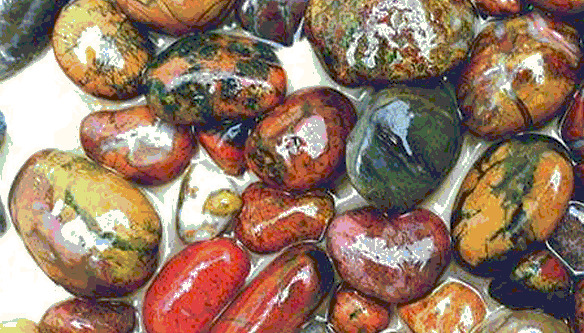
%> input picture 1/src/rock.jpg, 584 x 333 px
$ octave pr1_2.m   (GNU Octave 9; MATLAB toolbox functions it lacks are replaced by stand-ins)
%> lines starting %> are read from the running program, lines starting %| are printed output that depends on the picture; in (x1, y1, x2, y2) boxes, pixels count from 0 and x2, y2 are one past the last pixel; in counts of white or black regions, pixels touching at a corner belong together; the program's own positions count from 1
img = imread('rock.jpg');
%> img is the input picture: size 333x584x3 uint8; mean R, G, B 149.5, 121.1, 101.5

I =  im2double(rgb2gray(img));
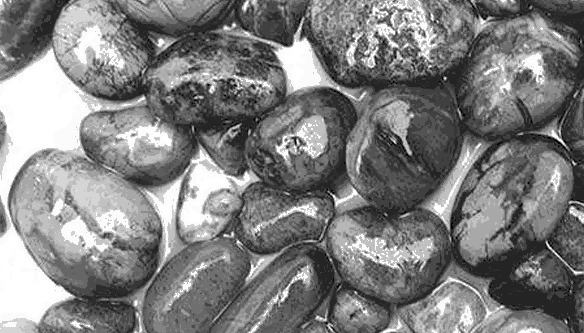
%> I: size 333x584 double; min 0, max 1, mean 0.5
level = graythresh(I); % Автоматичне визначення порогу методом Отсу
%> level = 0.561
BW = imbinarize(I, level);
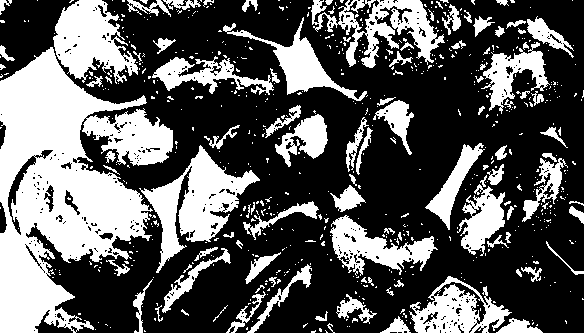
%> BW: size 333x584 logical; 35.9% white; 667 white regions (566 under 20 px), largest, box (x1, y1, x2, y2) and area: (0, 47, 173, 333) 26362, (139, 145, 260, 273) 5381, (53, 0, 138, 84) 4143

f = figure;
subplot(1,3,1), imshow(img), title('Оригінал ');
subplot(1,3,2), imshow(I), title('Відтінки сірого');
subplot(1,3,3), imshow(BW), title(['Бінаризація, поріг = ', num2str(level)]);

exportgraphics(f, [mfilename('fullpath') '.png'], 'Resolution', 300);

$ run again, with 1/src/kamen.jpg copied over 1/src/rock.jpg
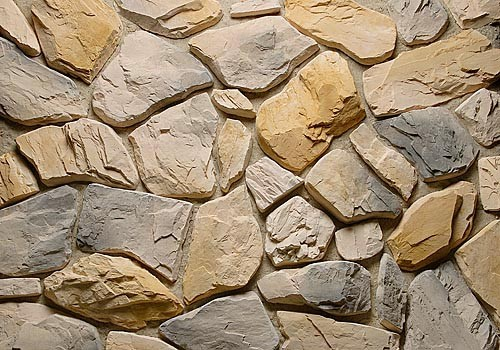
%> input picture 1/src/kamen.jpg, 500 x 350 px
%> img is the input picture: size 350x500x3 uint8; mean R, G, B 161.9, 141, 115.1
%> `I =  im2double(rgb2gray(img));`:
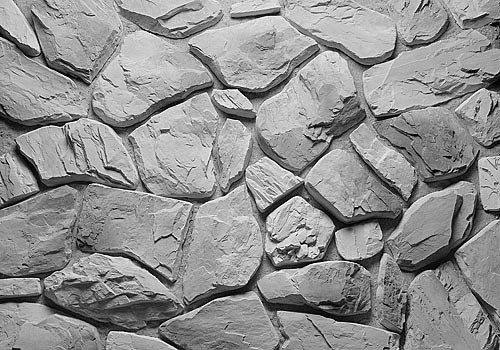
%> I: size 350x500 double; min 0.00392, max 0.996, mean 0.566
%> level = 0.475
%> `BW = imbinarize(I, level);`:
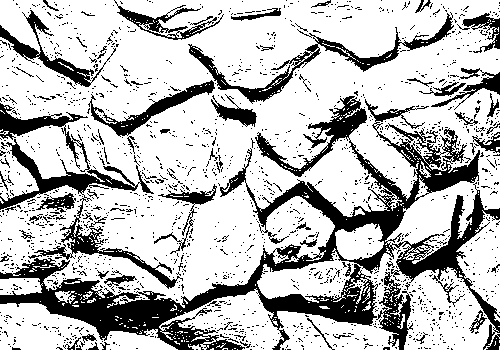
%> BW: size 350x500 logical; 73.4% white; 1716 black regions (1650 under 20 px), largest, box (x1, y1, x2, y2) and area: (0, 96, 500, 350) 23788, (0, 103, 183, 289) 5040, (188, 12, 454, 104) 2651
